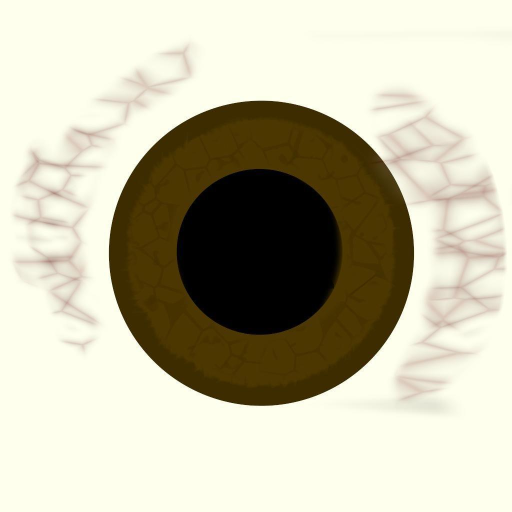
#> input picture dataset/part_gaze_modesl/48-dilophosaurus/Dilophosaurus/eye.jpg, 1024 x 1024 px (shown at 1/2 size)
$ python -i gbvs.py   (imports and definitions only)   (older library calls are emulated)
#> lines starting #> are read from the running program, lines starting #| are printed output that depends on the picture
#> in compute_saliency, input_image is the input picture: shape (1024, 1024, 3); mean B, G, R 167, 189.4, 193.6
import time
import cv2
from helpers import colorFeatureMaps, graphBasedActivation, orientationFeatureMaps
import numpy as np
from matplotlib import pyplot as plt

def calculateFeatureMaps(r, g, b, L, params):
    colorMaps = colorFeatureMaps.compute(r, g, b, L)
    orientationMaps = orientationFeatureMaps.compute(L, params['gaborparams'], params['thetas'])
    allFeatureMaps = {
        0: colorMaps['CBY'],
        1: colorMaps['CRG'],
        2: colorMaps['L'],
        3: orientationMaps
    }
    return allFeatureMaps

def getPyramids(image, max_level):
    imagePyr = [cv2.pyrDown(image)]
    for i in range(1, max_level):
        # imagePyr.append(cv2.resize(p, (32, 28), interpolation=cv2.INTER_CUBIC))
        imagePyr.append(cv2.pyrDown(imagePyr[i-1]))
    return imagePyr[1:]

def run(image, params):
    b = image[:,:,0]
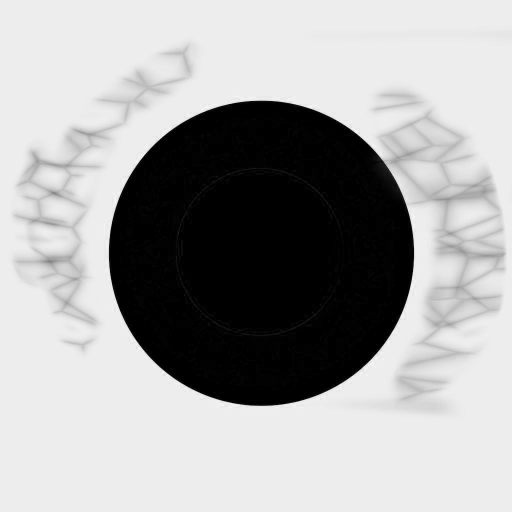
#> b: shape (1024, 1024) float64 (shown at 1/2 size); min 0, max 0.984, mean 0.655
    g = image[:,:,1]
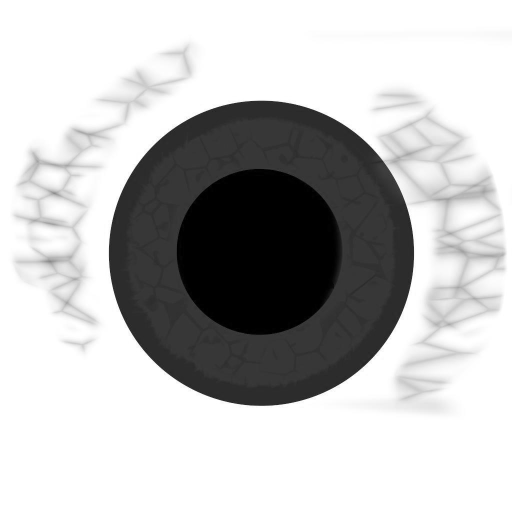
#> g: shape (1024, 1024) float64 (shown at 1/2 size); min 0, max 1, mean 0.743
    r = image[:,:,2]
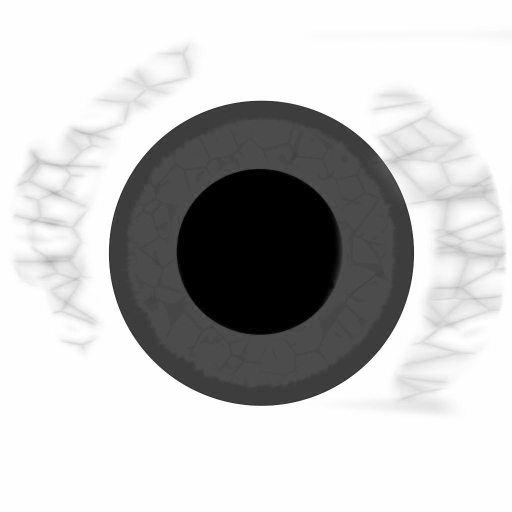
#> r: shape (1024, 1024) float64 (shown at 1/2 size); min 0, max 1, mean 0.759
    L = np.maximum(np.maximum(r, g), b)

    b_pyr = getPyramids(b, params['max_level'])
#> after the loop in getPyramids, `for i in range(1, max_level):`: imagePyr = 4 items
#> b_pyr = 3 items
    g_pyr = getPyramids(g, params['max_level'])
#> g_pyr = 3 items
    r_pyr = getPyramids(r, params['max_level'])
#> r_pyr = 3 items
    L_pyr = getPyramids(L, params['max_level'])
#> L_pyr = 3 items

    featMaps = {
        0: [],
        1: [],
        2: [],
        3: []
    }

    # calculating feature maps

    for i in range(0, len(b_pyr)):
        p_r = r_pyr[i]
        p_g = g_pyr[i]
        p_b = b_pyr[i]
        p_L = L_pyr[i]

        maps = calculateFeatureMaps(p_r, p_g, p_b, p_L, params)
        # we calculate feature maps and then resize
        for i in range(0,3):
            resized_m = cv2.resize(maps[i], (32, 28), interpolation=cv2.INTER_CUBIC)
            featMaps[i].append(resized_m)

        for m in maps[3]:
            resized_m = cv2.resize(m, (32, 28), interpolation=cv2.INTER_CUBIC)
            featMaps[3].append(resized_m)
#> this loop made 1 pass
#> pass 1, in run, `p_r = r_pyr[i]`:
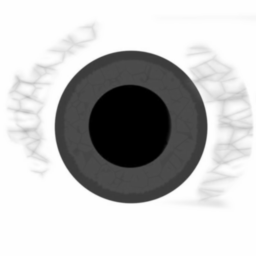
#> p_r: shape (256, 256) float64; min 0, max 0.999, mean 0.759
#> pass 1, in run, `p_g = g_pyr[i]`:
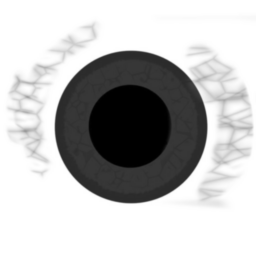
#> p_g: shape (256, 256) float64; min 0, max 1, mean 0.743
#> pass 1, in run, `p_b = b_pyr[i]`:
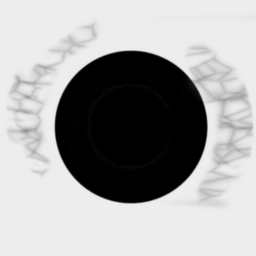
#> p_b: shape (256, 256) float64; min 0, max 0.945, mean 0.655
        # featMaps[0].append(maps[0])
        # featMaps[1].append(maps[1])
        # featMaps[2].append(maps[2])

    # calculating activation maps

    activationMaps = []
    activation_sigma = params['sigma_frac_act']*np.mean([32, 28]) # the shape of map

    for i in range(0,4):
        for map in featMaps[i]:
            activationMaps.append(graphBasedActivation.calculate(map, activation_sigma))


    # normalizing activation maps

    normalisedActivationMaps = []
    normalisation_sigma = params['sigma_frac_norm']*np.mean([32, 28])

    for map in activationMaps:
        normalisedActivationMaps.append(graphBasedActivation.normalize(map, normalisation_sigma))


    # combine normalised maps

    mastermap = normalisedActivationMaps[0]
    for i in range(1, len(normalisedActivationMaps)):
        mastermap = np.add(normalisedActivationMaps[i], mastermap)


    # post process

    gray = cv2.normalize(mastermap, None, alpha=0, beta=1, norm_type=cv2.NORM_MINMAX, dtype=cv2.CV_32F)
    # blurred = cv2.GaussianBlur(gray,(4,4), 4)
    # gray2 = cv2.normalize(blurred, None, alpha=0, beta=1, norm_type=cv2.NORM_MINMAX, dtype=cv2.CV_32F)
    mastermap_res = cv2.resize(gray, (image.shape[1], image.shape[0]), interpolation=cv2.INTER_CUBIC)

    return mastermap_res

def setupParams():
    gaborparams = {
        'stddev': 2,
        'elongation': 2,
        'filterSize': -1,
        'filterPeriod': np.pi
    }

    params = {
        'gaborparams': gaborparams,
        'sigma_frac_act': 0.15,
        'sigma_frac_norm': 0.06,
        'max_level': 4,
        'thetas': [0, 45, 90, 135]
    }

    return params


def compute_saliency(input_image):

    if type(input_image) is str:
        input_image = cv2.imread(input_image)

    params = setupParams()
    return run(image=input_image / 255.0, params=params) * 255.0

def gbvs_saliency(img):
    return compute_saliency(img)

#> (the run stopped early here; a loop or call above may not have finished)
